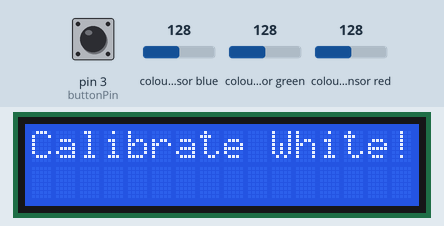
Simulated run of this sketch. Board: Arduino Uno, built with avr-gcc and run on an emulated ATmega328P. Shown: 16×2 character LCD. Wiring (inferred from the names in the program): TCS3200 colour sensor: output pin 8; S2 pin 6; S3 pin 7; S0 pin 4; S1 pin 5. Inputs (shaded band) come from the test bench; at power-on: pin 3 (buttonPin) LOW, colour sensor blue 128, colour sensor green 128, colour sensor red 128. What the sketch prints to the serial monitor is not drawn.

Above: at 0.1 s.
At 4.2 s:
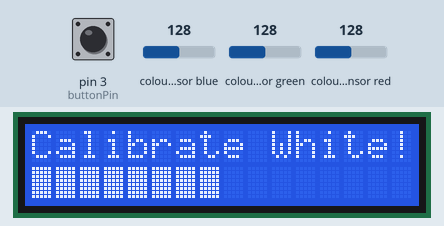
At 8.8 s:
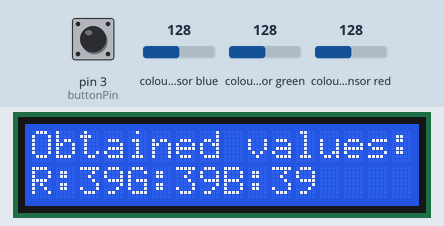
At 10.8 s:
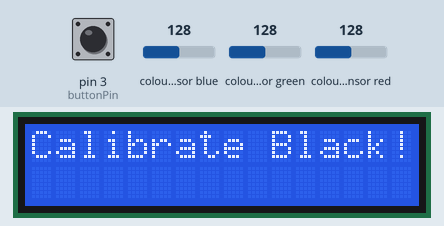
At 16.4 s:
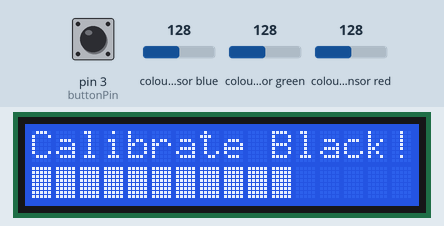
At 22.1 s:
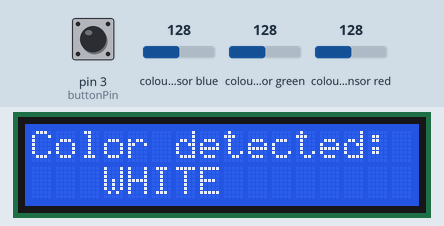

The sketch:

color_sensor_RGB.ino
```cpp
#include <LiquidCrystal_I2C.h>
LiquidCrystal_I2C lcd(0x27,16,2);  // set the LCD address to 0x3F for a 16 chars and 2 line display


// Define sensor color pins
#define S0 4
#define S1 5
#define S2 6
#define S3 7
#define sensorOUT 8
#define buttonPin 3

#define RED 0
#define GREEN 1
#define BLUE 2

int buttonState = 0;
// Valorile rezultate in urma calibrarii
int minValues[3] = {255, 255, 255};
int maxValues[3] = {0, 0, 0};
//int redMin = 255;
//int redMax = 0;
//int greenMin = 255;
//int greenMax = 0;
//int blueMin = 255;
//int blueMax = 0;

// variables for Color Pulse Width Measurements
int redPW = 0;
int greenPW = 0;
int bluePW = 0;

// variabile pentru valorile finale RGB
int redValue;
int greenValue;
int blueValue;

byte customChar[] = {
  B11111,
  B11111,
  B11111,
  B11111,
  B11111,
  B11111,
  B11111,
  B11111
};

void setup() {
  lcd.init();
  lcd.clear();
  lcd.backlight();      // Make sure backlight is on

  // S0 S1 S2 S3 sunt out-uri pt Arduino
  pinMode(S0, OUTPUT);
  pinMode(S1, OUTPUT);
  pinMode(S2, OUTPUT);
  pinMode(S3, OUTPUT);
  pinMode(buttonPin, INPUT);

  // sensorOUT este input pt placuta
  pinMode(sensorOUT, INPUT);

  // Pulse width scalling 100%
  digitalWrite(S0, HIGH);
  digitalWrite(S1, LOW);

  // Serial Monitor
  Serial.begin(9600);


  lcd.setCursor(0,0);
  lcd.print("Calibrate White!");
  calibrateWhite();
  display_bar();
  display_PWs(minValues);


  Serial.print("calibrated values min : red");
  Serial.print(minValues[RED]);
  Serial.print(" - green ");
  Serial.print(minValues[GREEN]);
  Serial.print(" - blue ");
  Serial.println(minValues[BLUE]);

  lcd.clear();
  lcd.setCursor(0,0);
  lcd.print("Calibrate Black!");

  calibrateBlack();
  display_bar();
  display_PWs(maxValues);

  Serial.print("calibrated values max : red");
  Serial.print(maxValues[RED]);
  Serial.print(" - green ");
  Serial.print(maxValues[GREEN]);
  Serial.print(" - blue ");
  Serial.println(maxValues[BLUE]);
}

void loop() {

  // put your main code here, to run repeatedly:
  buttonState = digitalRead(buttonPin);
  if (buttonState == HIGH) {
    credits();
  }
  // citesc pulse width pt rosu
  redPW = getRedPW();
  // mapez valoarea pt red in 0-255
  // pulse width = 1 / frequency
  redValue = map(redPW, minValues[RED], maxValues[RED], 255, 0);
  // delay pt stabilizare
  delay(200);

  // citesc pulse width pt verde
  greenPW = getGreenPW();
  // mapez valoarea pt green in 0-255
  // pulse width = 1 / frequency
  greenValue = map(greenPW, minValues[GREEN], maxValues[GREEN], 255, 0);
  // delay pt stabilizare
  delay(200);

  // citesc pulse width pt blue
  bluePW = getBluePW();
  // mapez valoarea pt red in 0-255
  // pulse width = 1 / frequency
  blueValue = map(bluePW, minValues[BLUE], maxValues[BLUE], 255, 0);
  // delay pt stabilizare
  delay(200);

  // Printez rezultatele pe ecran
  Serial.print("RED PW = ");
  Serial.print(redValue);
  Serial.print(" - GREEN PW = ");
  Serial.print(greenValue);
  Serial.print(" - BLUE PW = ");
  Serial.print(blueValue);

  lcd.clear();
  lcd.setCursor(0,0);
  lcd.print("Color detected:");

  if (redValue < 20 && blueValue < 20 && greenValue < 20) {
    lcd.setCursor(3,1);
    lcd.print("BLACK");
    Serial.println(" - BLACK");
  } else if (redValue > 210 && blueValue > 210 && greenValue > 210) {
    lcd.setCursor(3,1);
    lcd.print("WHITE");
    Serial.println(" - WHITE");
  } else if (redValue > 200 && greenValue > 200 && blueValue < 200) {
    lcd.setCursor(3,1);
    lcd.print("YELLOW");
    Serial.println(" - YELLOW");
  } else if (redValue > blueValue && redValue > greenValue) {
    lcd.setCursor(3,1);
    lcd.print("RED");
    Serial.println(" - RED");
  } else if (greenValue > redValue && greenValue > blueValue) {
    lcd.setCursor(3,1);
    lcd.print("GREEN");
    Serial.println(" - GREEN");
  } else if (blueValue > redValue && blueValue > greenValue) {
    lcd.setCursor(3,1);
    lcd.print("BLUE");
    Serial.println(" - BLUE");
  } else {
    lcd.setCursor(2,1);
    lcd.print("UNKNOWN :(");
    Serial.println(" - UNKNOWN :(");
  }
//  lcd.setCursor(0,1);
//  lcd.print("R:");
//  lcd.print(redValue);
//  lcd.print("G:");
//  lcd.print(greenValue);
//  lcd.print("B:");
//  lcd.print(blueValue);

}

void display_PWs(int vals[]) {
  lcd.clear();
  lcd.setCursor(0,0);
  lcd.print("Obtained values:");

  lcd.setCursor(0,1);
  lcd.print("R:");
  lcd.print(vals[RED]);
  lcd.print("G:");
  lcd.print(vals[GREEN]);
  lcd.print("B:");
  lcd.print(vals[BLUE]);
  delay(2000);
}

void display_bar() {
  lcd.createChar(0, customChar);
  lcd.setCursor(0,1);
  for (int i = 0; i < 16; i++) {
    lcd.write(0);
    delay(500);
  }
}

void credits() {
  lcd.clear();
  lcd.setCursor(2,0);
  lcd.print("Thank you! :)");
  while (true) {
  }
}

// pt black trebuie sa iau cele mai mari valori
void calibrateWhite() {
  lcd.setCursor(0, 1);
  for (int i = 0; i < 2000; i++) {
    redPW = getRedPW();
    if (redPW < minValues[RED]) {
      minValues[RED] = redPW;
    }
  }
  for (int i = 0; i < 2000; i++) {
    greenPW = getGreenPW();
    if (greenPW < minValues[GREEN]) {
      minValues[GREEN] = greenPW;
    }
  }
  for (int i = 0; i < 2000; i++) {
    bluePW = getBluePW();
    if (bluePW < minValues[BLUE]) {
      minValues[BLUE] = bluePW;
    }
  }
}

// pt white trebuie luate cele mai mici valori
void calibrateBlack() {
  lcd.setCursor(0, 1);
  for (int i = 0; i < 2000; i++) {
    redPW = getRedPW();
    if (redPW > maxValues[RED]) {
      maxValues[RED] = redPW;
    }
  }
 for (int i = 0; i < 2000; i++) {
    greenPW = getGreenPW();
    if (greenPW > maxValues[GREEN]) {
      maxValues[GREEN] = greenPW;
    }
 }
  for (int i = 0; i < 2000; i++) {
    bluePW = getBluePW();
    if (bluePW > maxValues[BLUE]) {
      maxValues[BLUE] = bluePW;
    }
  }
}


int getRedPW() {
  // ii spun senzorului sa citeasca numai rosu
  digitalWrite(S2, LOW);
  digitalWrite(S3, LOW);
  // numar cat timp pulsul sta pe low
  int PW = pulseIn(sensorOUT, LOW);
  return PW;
}

int getGreenPW() {
  // ii spun senzorului sa citeasca numai verde
  digitalWrite(S2, HIGH);
  digitalWrite(S3, HIGH);
  // numar cat timp pulsul sta pe low
  int PW = pulseIn(sensorOUT, LOW);
  return PW;
}

int getBluePW() {
  // ii spun senzorului sa citeasca numai albastru
  digitalWrite(S2, LOW);
  digitalWrite(S3, HIGH);
  // numar cat timp pulsul sta pe low
  int PW = pulseIn(sensorOUT, LOW);
  return PW;
}
```

Measured:
- what the display in image 1 shows lasts 0.5 s, from 4.2 s to 4.7 s
- what the display in image 2 shows lasts 2.1 s, from 8.7 s to 10.8 s
- what the display in image 3 shows lasts 0.6 s, from 10.8 s to 11.4 s
